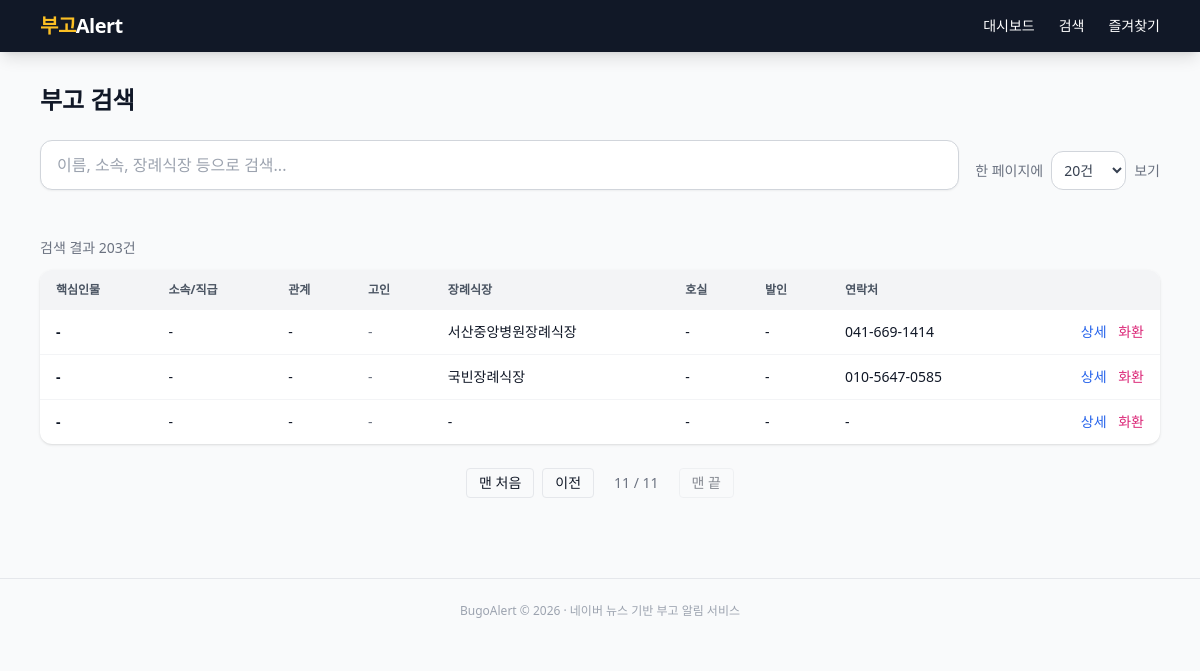
The app's page /search?q=&page=11&per_page=20, older data.
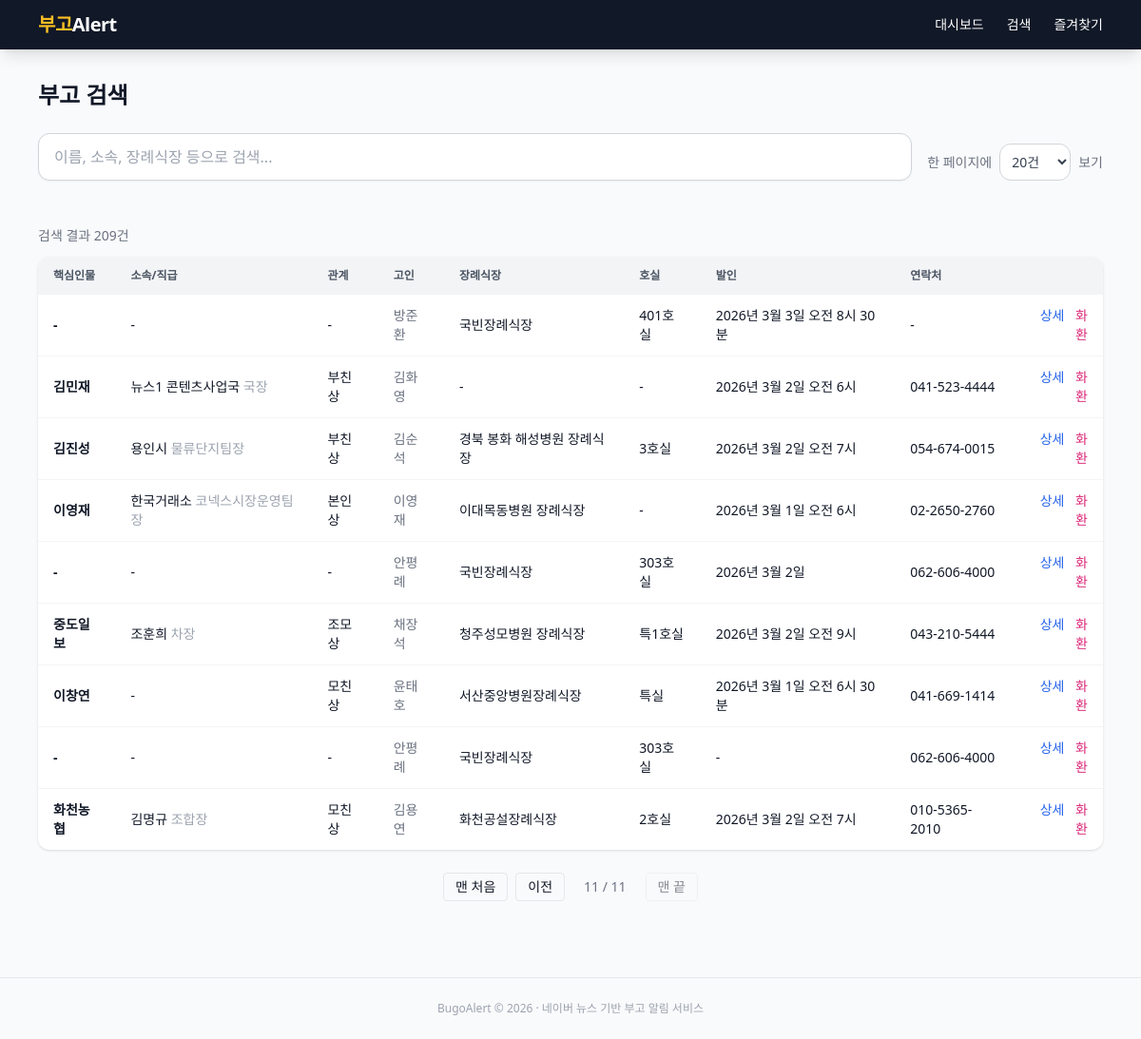
The same page, newer data.
### app/models.py (models this page shows)
class Obituary(Base):
    __tablename__ = "obituaries"
    id = Column(Integer, primary_key=True, autoincrement=True)
    source_url = Column(String(512), nullable=False)
    title = Column(String(512), nullable=False)
    key_person = Column(String(100))
    organization = Column(String(200))
    position = Column(String(200))
    deceased_name = Column(String(100))
    deceased_age = Column(String(50))
    relationship = Column(String(100))
    related_persons = Column(Text)
    funeral_hall = Column(String(200))
    room_number = Column(String(50))
    funeral_date = Column(String(100))
    funeral_time = Column(String(50))
    contact = Column(String(100))
    remarks = Column(Text)
    raw_text = Column(Text)
    published_at = Column(DateTime)
    created_at = Column(DateTime, default=datetime.utcnow)
    dedup_key = Column(String(200), unique=True, nullable=True)
    __table_args__ = (
        Index("ix_obituaries_key_person", "key_person"),
        Index("ix_obituaries_org", "organization"),
        Index("ix_obituaries_published", "published_at"),
        Index("ix_obituaries_dedup", "dedup_key"),
        Index("ix_obituaries_source_url", "source_url"),
    )

### app/routers/obituaries.py (the view)
@router.get("/search")
async def search(
    request: Request,
    q: str = Query(""),
    db: Session = Depends(get_db),
    page: int = Query(1, ge=1),
    per_page: int = Query(20, ge=10, le=100),
):
    per_page = _valid_per_page(per_page)
    q_result = _search_query(db, q)
    total = q_result.count()
    obituaries = q_result.offset((page - 1) * per_page).limit(per_page).all()
    total_pages = max(1, (total + per_page - 1) // per_page)
    template = "partials/obituary_table.html" if request.headers.get("HX-Request") else "search.html"
    return request.app.state.templates.TemplateResponse(
        template,
        {
            "request": request,
            "obituaries": obituaries,
            "page": page,
            "total_pages": total_pages,
            "total": total,
            "per_page": per_page,
            "per_page_options": PER_PAGE_OPTIONS,
            "q": q,
        },
    )

### app/templates/search.html (shortened to what this page needs)
{% extends "base.html" %}
{% block content %}
<h1 class="text-2xl font-bold mb-6">부고 검색</h1>
<div class="mb-6" id="search-form-wrapper">
  <div class="flex gap-4 flex-wrap items-end">
    <div class="flex-1 min-w-[200px]">
      <input type="text"
             name="q"
             value="{{ q or '' }}"
             placeholder="이름, 소속, 장례식장 등으로 검색..."
             hx-get="/search"
             hx-trigger="keyup changed delay:300ms, search"
             hx-target="#search-results"
             hx-indicator="#search-spinner"
             hx-include="#search-form-wrapper"
             class="w-full px-4 py-3 rounded-xl border border-gray-300 focus:border-amber-500 focus:ring-2 focus:ring-amber-200 outline-none text-base shadow-sm">
    </div>
    <div class="flex items-center gap-2 text-sm">
      <label for="per-page" class="text-gray-500">한 페이지에</label>
      <select name="per_page" id="per-page"
              hx-get="/search"
              hx-trigger="change"
              hx-target="#search-results"
              hx-include="#search-form-wrapper"
              class="px-2 py-2 rounded-xl border border-gray-300 text-gray-700 bg-white">
        {% for n in per_page_options %}
        <option value="{{ n }}" {% if per_page == n %}selected{% endif %}>{{ n }}건</option>
        {% endfor %}
      </select>
      <span class="text-gray-500">보기</span>
    </div>
  </div>
</div>
<div id="search-results">
  {% include "partials/obituary_table.html" %}
</div>
{% endblock %}

### app/templates/partials/obituary_table.html (shortened to what this page needs)
<p class="text-sm text-gray-500 mb-3">검색 결과 {{ total }}건</p>
{% if obituaries %}
<div class="bg-white rounded-xl shadow overflow-hidden">
  <table class="w-full text-sm">
    <thead class="bg-gray-100 text-gray-600 uppercase text-xs">
      <tr>
        <th class="px-4 py-3 text-left">핵심인물</th>
        <th class="px-4 py-3 text-left">소속/직급</th>
        <th class="px-4 py-3 text-left">관계</th>
        <th class="px-4 py-3 text-left">고인</th>
        <th class="px-4 py-3 text-left">장례식장</th>
        <th class="px-4 py-3 text-left">호실</th>
        <th class="px-4 py-3 text-left">발인</th>
        <th class="px-4 py-3 text-left">연락처</th>
        <th class="px-4 py-3"></th>
      </tr>
    </thead>
    <tbody class="divide-y divide-gray-100">
      {% for o in obituaries %}
      <tr class="hover:bg-amber-50 transition">
        <td class="px-4 py-3 font-bold text-gray-900">{{ o.key_person or '-' }}</td>
        <td class="px-4 py-3">{{ o.organization or '-' }}{% if o.position %} <span class="text-gray-400">{{ o.position }}</span>{% endif %}</td>
        <td class="px-4 py-3">{{ o.relationship or '-' }}</td>
        <td class="px-4 py-3 text-gray-500">{{ o.deceased_name or '-' }}</td>
        <td class="px-4 py-3">{{ o.funeral_hall or '-' }}</td>
        <td class="px-4 py-3">{{ o.room_number or '-' }}</td>
        <td class="px-4 py-3">{{ (o.funeral_date or '-')|format_funeral_date }} {{ o.funeral_time or '' }}</td>
        <td class="px-4 py-3">{{ o.contact or '-' }}</td>
        <td class="px-4 py-3 text-right space-x-2">
          <a href="/obituary/{{ o.id }}" class="text-blue-600 hover:underline">상세</a>
          <a href="/flower/order/{{ o.id }}" class="text-pink-600 hover:underline">화환</a>
        </td>
      </tr>
      {% endfor %}
    </tbody>
  </table>
</div>
{% if total_pages > 1 %}
<div class="flex justify-center items-center gap-2 mt-6 flex-wrap">
  <a href="/search?q={{ q or '' }}&page=1&per_page={{ per_page }}" class="px-3 py-1 rounded border text-sm hover:bg-gray-100 {% if page == 1 %}opacity-50 pointer-events-none{% endif %}">맨 처음</a>
  {% if page > 1 %}
  <a href="/search?q={{ q or '' }}&page={{ page - 1 }}&per_page={{ per_page }}" class="px-3 py-1 rounded border text-sm hover:bg-gray-100">이전</a>
  {% endif %}
  <span class="px-3 py-1 text-sm text-gray-500">{{ page }} / {{ total_pages }}</span>
  <a href="/search?q={{ q or '' }}&page={{ total_pages }}&per_page={{ per_page }}" class="px-3 py-1 rounded border text-sm hover:bg-gray-100 {% if page == total_pages %}opacity-50 pointer-events-none{% endif %}">맨 끝</a>
</div>
{% endif %}
{% else %}
<div class="text-center py-12 text-gray-400">
  <p>검색 결과가 없습니다</p>
</div>
{% endif %}

Row changes from the older to the newer data that the page shows:
removed Obituary: key_person "-", organization "-", relationship "-", deceased_name "-", funeral_hall "-", room_number "-", funeral_date "-", contact "-"
now on this page (row edited): Obituary: key_person "-", organization "-", relationship "-", deceased_name "방준환", funeral_hall "국빈장례식장", room_number "401호실", funeral_date "2026년 3월 3일", funeral_time "오전 8시 30분", contact "-"
now on this page (row edited): Obituary: key_person "김민재", organization "뉴스1 콘텐츠사업국", position "국장", relationship "부친상", deceased_name "김화영", funeral_hall "-", room_number "-", funeral_date "2026년 3월 2일", funeral_time "오전 6시", contact "041-523-4444"
now on this page (row edited): Obituary: key_person "김진성", organization "용인시", position "물류단지팀장", relationship "부친상", deceased_name "김순석", funeral_hall "경북 봉화 해성병원 장례식장", room_number "3호실", funeral_date "2026년 3월 2일", funeral_time "오전 7시", contact "054-674-0015"
now on this page (row edited): Obituary: key_person "이영재", organization "한국거래소", position "코넥스시장운영팀장", relationship "본인상", deceased_name "이영재", funeral_hall "이대목동병원 장례식장", room_number "-", funeral_date "2026년 3월 1일", funeral_time "오전 6시", contact "02-2650-2760"
now on this page (row edited): Obituary: key_person "-", organization "-", relationship "-", deceased_name "안평례", funeral_hall "국빈장례식장", room_number "303호실", funeral_date "2026년 3월 2일", contact "062-606-4000"
now on this page (row edited): Obituary: key_person "중도일보", organization "조훈희", position "차장", relationship "조모상", deceased_name "채장석", funeral_hall "청주성모병원 장례식장", room_number "특1호실", funeral_date "2026년 3월 2일", funeral_time "오전 9시", contact "043-210-5444"
changed Obituary "서산중앙병원장례식장": key_person "-" → "이창연"; relationship "-" → "모친상"; deceased_name "-" → "윤태호"; room_number "-" → "특실"; funeral_date "-" → "2026년 3월 1일"; funeral_time (not shown) → "오전 6시 30분"
changed Obituary (number 8 of 9 on the later page): deceased_name "-" → "안평례"; room_number "-" → "303호실"; contact "010-5647-0585" → "062-606-4000"
added Obituary: key_person "화천농협", organization "김명규", position "조합장", relationship "모친상", deceased_name "김용연", funeral_hall "화천공설장례식장", room_number "2호실", funeral_date "2026년 3월 2일", funeral_time "오전 7시", contact "010-5365-2010"
Text that changed along with them:
{{ total }}: "203" → "209"
